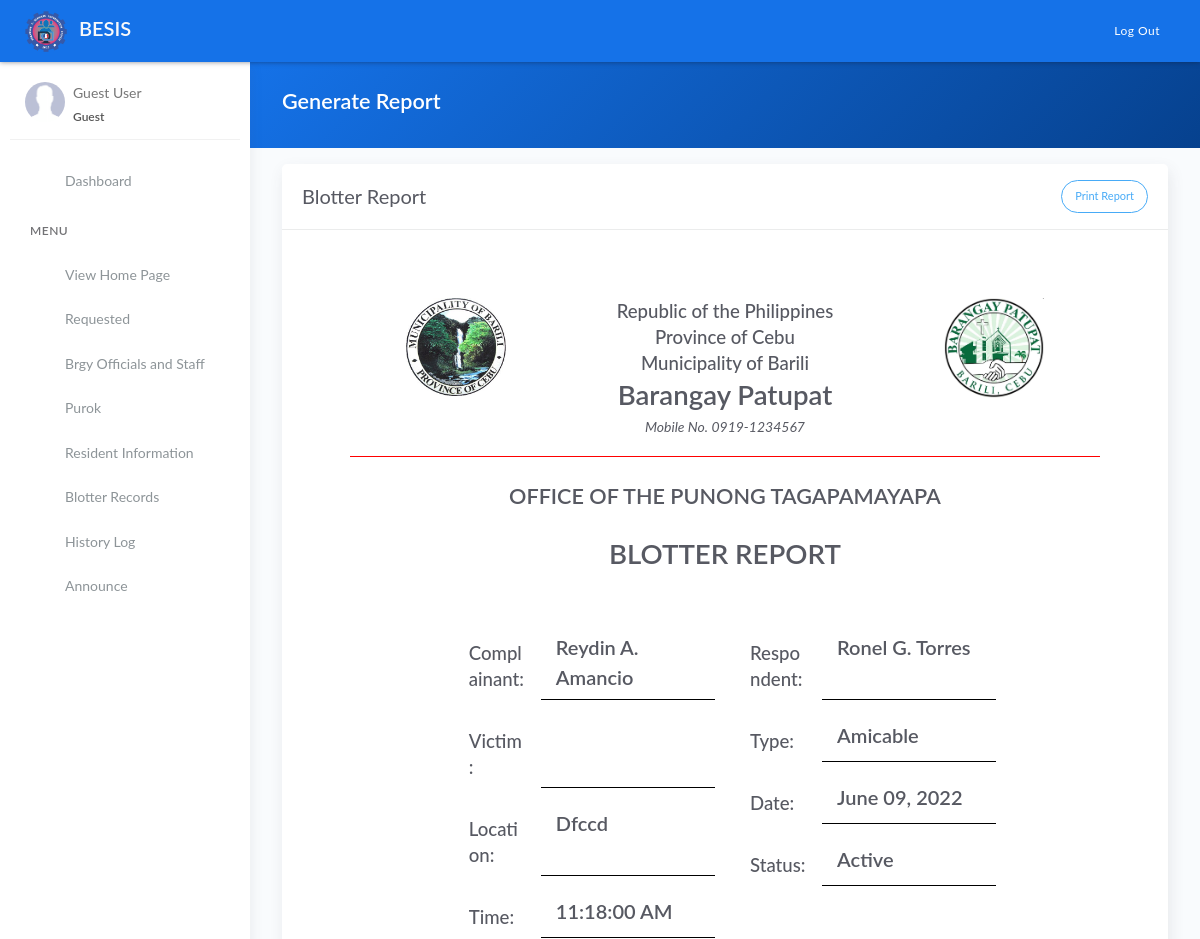
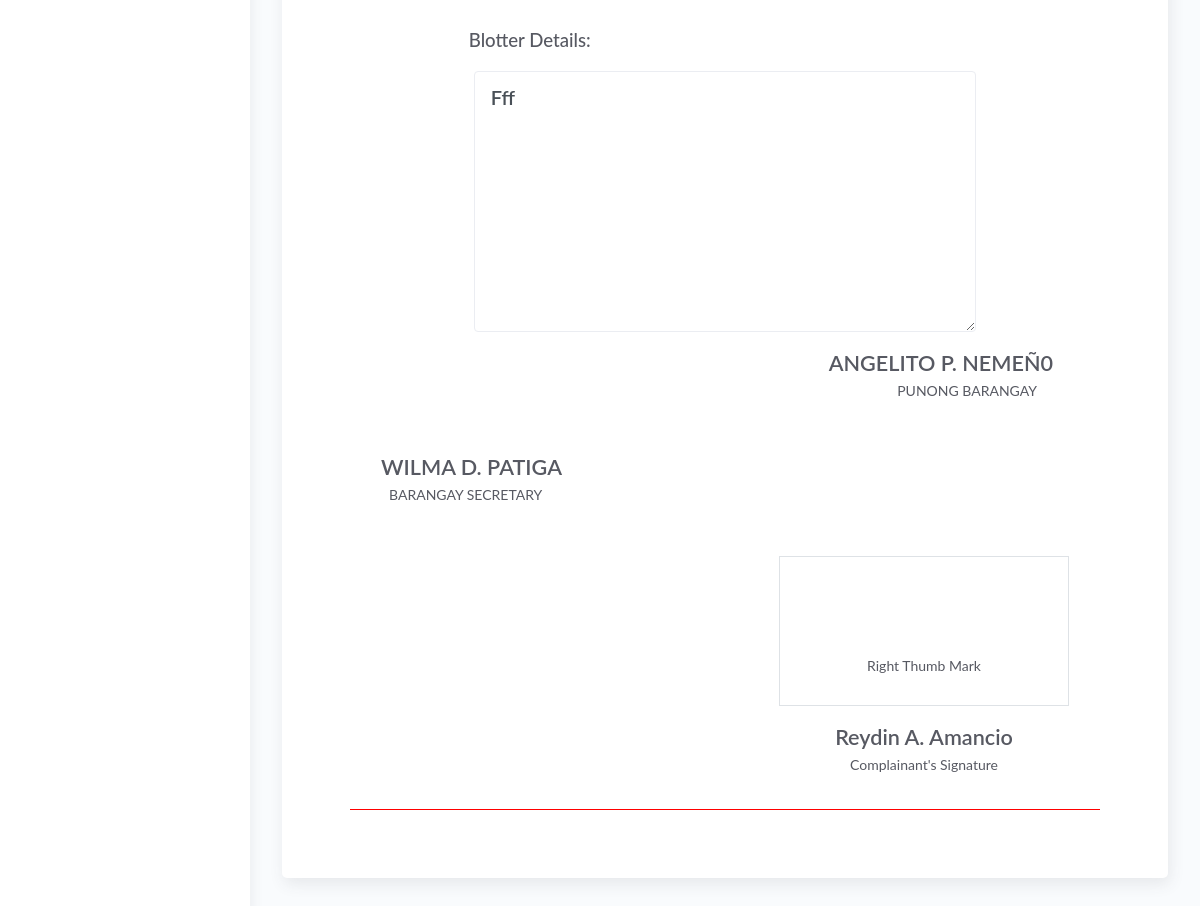
The page /generate_blotter_appointment.php?id=28 on the database as committed earlier (2 pictures, top to bottom).
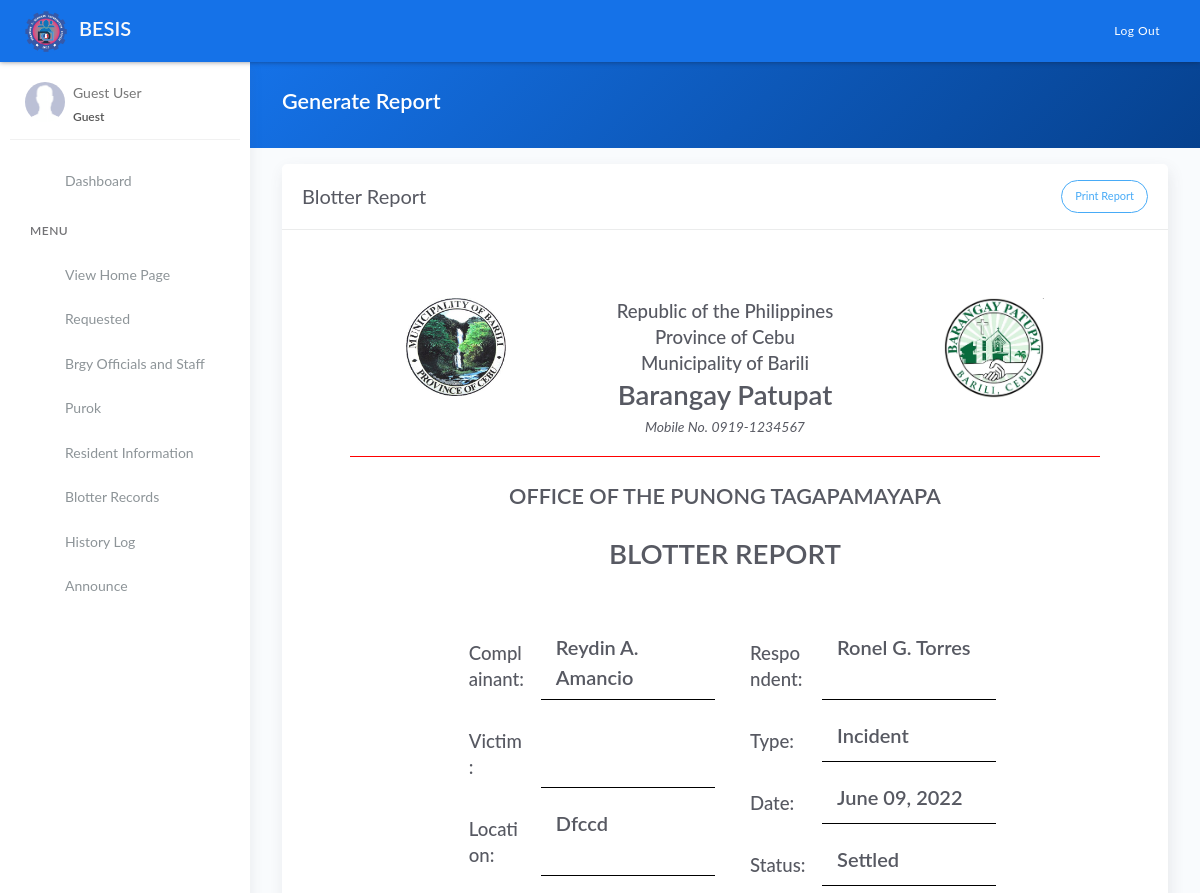
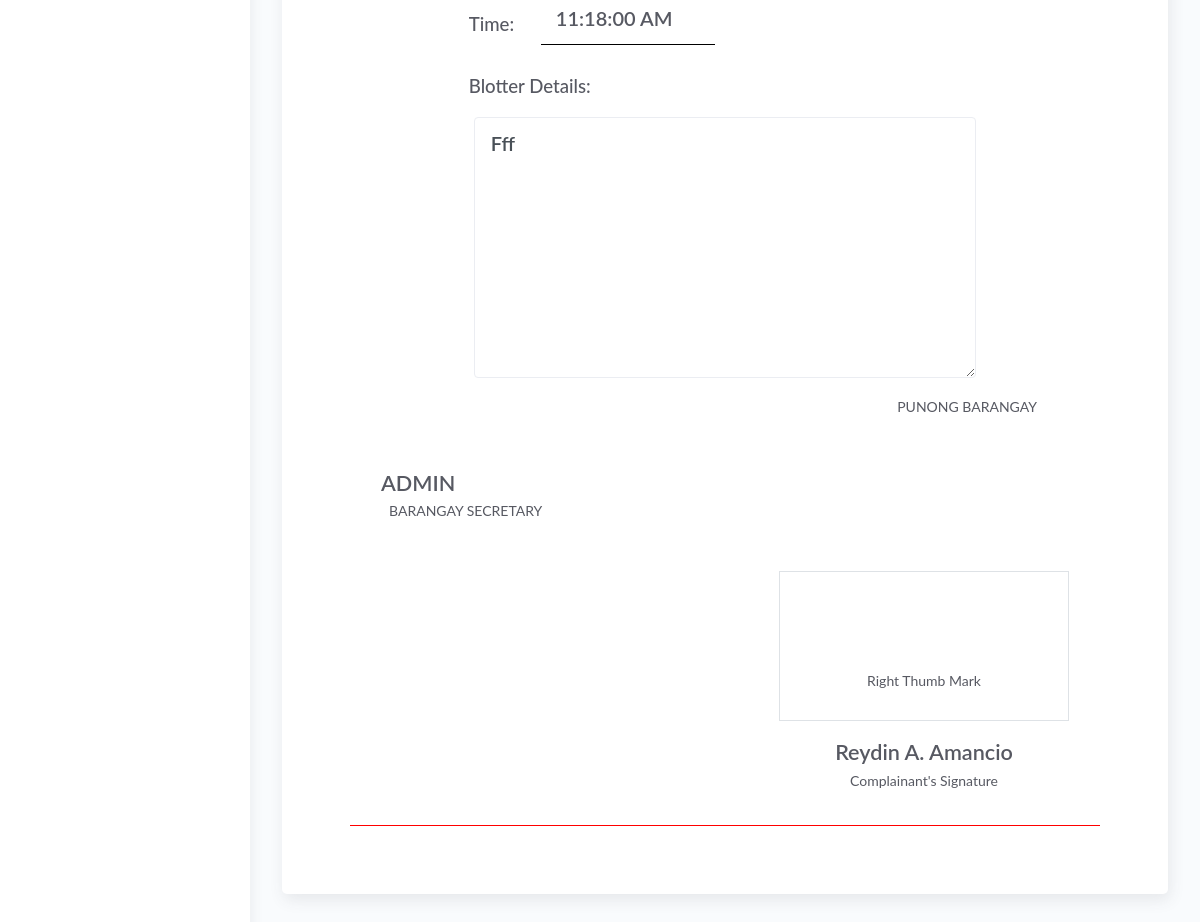
The same page on the database as committed later (2 pictures, top to bottom).
### tables this page shows
CREATE TABLE `tblblotter` (
  `id` int(11) NOT NULL AUTO_INCREMENT,
  `complainant` varchar(100) DEFAULT NULL,
  `respondent` varchar(100) DEFAULT NULL,
  `casenum` varchar(100) DEFAULT NULL,
  `type` varchar(100) DEFAULT NULL,
  `location` varchar(100) DEFAULT NULL,
  `date` date DEFAULT NULL,
  `time` time DEFAULT NULL,
  `details` varchar(10000) DEFAULT NULL,
  `status` varchar(50) DEFAULT NULL,
  PRIMARY KEY (`id`)
);

CREATE TABLE `tblofficials` (
  `id` int(11) NOT NULL AUTO_INCREMENT,
  `name` varchar(50) DEFAULT NULL,
  `chairmanship` varchar(50) DEFAULT NULL,
  `position` varchar(50) DEFAULT NULL,
  `contact` varchar(11) DEFAULT NULL,
  `termstart` date DEFAULT NULL,
  `termend` date DEFAULT NULL,
  `status` varchar(20) DEFAULT NULL,
  PRIMARY KEY (`id`)
);

### templates/main-header.php (called while the page is built, shortened)
<?php include 'model/fetch_brgy_info.php' ?>

### model/fetch_brgy_info.php (called while the page is built, shortened)
<?php
    $query = "SELECT * FROM tblbrgy_info";
    $result = $conn->query($query);
	$row = $result->fetch_assoc();
	if($row){
		$brgy 		= $row['brgy_name'];
	}
?>

### generate_blotter_appointment.php (the view, shortened to what the changed rows need)
<?php include 'server/server.php' ?>
<?php
    $id = $_GET['id'];
	$query = "SELECT * FROM tblblotter WHERE id='$id'";
    $result = $conn->query($query);
    $resident = $result->fetch_assoc();
    $c = "SELECT * FROM tblofficials JOIN tblposition ON tblofficials.position=tblposition.id WHERE tblposition.position='Captain'";
    $captain = $conn->query($c)->fetch_assoc();
    $s = "SELECT * FROM tblofficials JOIN tblposition ON tblofficials.position=tblposition.id WHERE tblposition.position='Secretary'";
    $sec = $conn->query($s)->fetch_assoc();
?>
<!DOCTYPE html>
<html lang="en">
<head>
	<?php include 'templates/header.php' ?>
</head>
<body>
	<div class="wrapper">
		<?php include 'templates/main-header.php' ?>
		<div class="main-panel">
			<div class="content">
				<div class="panel-header bg-primary-gradient">
					<div class="page-inner">
						<div class="d-flex align-items-left align-items-md-center flex-column flex-md-row">
							<div>
								<h2 class="text-white fw-bold">Generate Report</h2>
							</div>
						</div>
					</div>
				</div>
				<div class="page-inner">
					<div class="row mt--2">
						<div class="col-md-12">
                            <div class="card">
								<div class="card-body m-5" id="printThis">
                                  <div class="d-flex flex-wrap justify-content-around" style="border-bottom:1px solid red">
										<div class="text-center">
											<h1 class="fw-bold mb-0">Barangay <?= ucwords($brgy) ?></h1>
										</div>
									</div>
                                    <div class="d-flex flex-wrap justify-content-center" style="border-bottom:1px solid red">
                                        <div class="col-md-9">
                                            <div class="text-center">
                                                <h2 class="mt-4 fw-bold">OFFICE OF THE PUNONG TAGAPAMAYAPA</h2>
                                            </div>
                                            <div class="text-center">
                                                <h1 class="mt-4 fw-bold mb-5">BLOTTER REPORT</h1>
                                            </div>
                                            <div class="row">
                                                <div class="col">
                                                    <div class="form-group row">
                                                        <div class="col-lg-8 col-md-8 col-sm-8" style="border-bottom:1px solid black; margin:0 !important">
                                                            <span class="fw-bold" style="font-size:20px;"><?= ucwords($resident['complainant']) ?></span>
                                                        </div>
                                                    </div>
                                                    <div class="form-group row">
                                                        <div class="col-lg-8 col-md-8 col-sm-8" style="border-bottom:1px solid black">
                                                            <span class="fw-bold" style="font-size:20px"><?= ucwords($resident['location']) ?></span>
                                                        </div>
                                                    </div>
                                                    <div class="form-group row">
                                                        <div class="col-lg-8 col-md-8 col-sm-8" style="border-bottom:1px solid black">
                                                            <span class="fw-bold" style="font-size:20px"><?= date('h:i:s A', strtotime($resident['time'])) ?></span>
                                                        </div>
                                                    </div>
                                                </div>
                                                <div class="col">
                                                    <div class="form-group row">
                                                        <div class="col-lg-8 col-md-8 col-sm-8" style="border-bottom:1px solid black">
                                                            <span class="fw-bold" style="font-size:20px"><?= ucwords($resident['respondent']) ?></span>
                                                        </div>
                                                    </div>
                                                    <div class="form-group row">
                                                        <div class="col-lg-8 col-md-8 col-sm-8" style="border-bottom:1px solid black">
                                                            <span class="fw-bold" style="font-size:20px"><?= ucwords($resident['type']) ?></span>
                                                        </div>
                                                    </div>
                                                    <div class="form-group row">
                                                        <div class="col-lg-8 col-md-8 col-sm-8" style="border-bottom:1px solid black">
                                                            <span class="fw-bold" style="font-size:20px"><?= date('F d, Y', strtotime($resident['date'])) ?></span>
                                                        </div>
                                                    </div>
                                                    <div class="form-group row">
                                                        <div class="col-lg-8 col-md-8 col-sm-8" style="border-bottom:1px solid black">
                                                            <span class="fw-bold" style="font-size:20px"><?= ucwords($resident['status']) ?></span>
                                                        </div>
                                                    </div>
                                                </div>
                                            </div>
                                            <div class="row">
                                                <div class="col">
                                                    <div class="col-lg-12 col-md-12 col-sm-12 text-left">
                                                        <textarea class="form-control fw-bold" style="font-size:20px" rows="8"><?= ucwords(trim($resident['details'])) ?></textarea>
                                                    </div>
                                                </div>
                                            </div>
                                        </div>
                                        <div class="col-md-12">
                                            <div class="p-3 text-right mr-3">
                                                <h2 class="fw-bold mb-0 text-uppercase"><?= ucwords($captain['name']) ?></h2>
                                                <p class="mr-3">PUNONG BARANGAY</p>
                                            </div>
                                            <div class="p-3 text-left">
                                                <h2 class="fw-bold mb-0 text-uppercase"><?= empty($sec['name']) ? 'Please Create Official with Secretary Position' : ucwords($sec['name']) ?></h2>
                                                <p class="ml-2">BARANGAY SECRETARY</p>
                                            </div>
                                        </div>
                                        <div class="col-md-12 d-flex flex-wrap justify-content-end">
                                            <div class="p-3 text-center">
                                                <div class="border mb-3" style="height:150px;width:290px">
                                                    <p class="mt-5 mb-0 pt-5">Right Thumb Mark</p>
                                                </div>
                                                <h2 class="fw-bold mb-0"><?= ucwords($resident['complainant']) ?></h2>
                                                <p>Complainant's Signature</p>
                                            </div>
                                        </div>
                                    </div>
								</div>
							</div>
						</div>
					</div>
				</div>
			</div>
		</div>
	</div>
</body>
</html>

Rows that differ between the two databases and show on the page:
removed tblofficials: name "ANGELITO P. NEMEÑ0"
removed tblofficials: name "WILMA D. PATIGA"
changed tblblotter "Reydin A. Amancio": type "Amicable" → "Incident"; status "Active" → "Settled"
now on this page (row edited): tblofficials: name "ADMIN"
